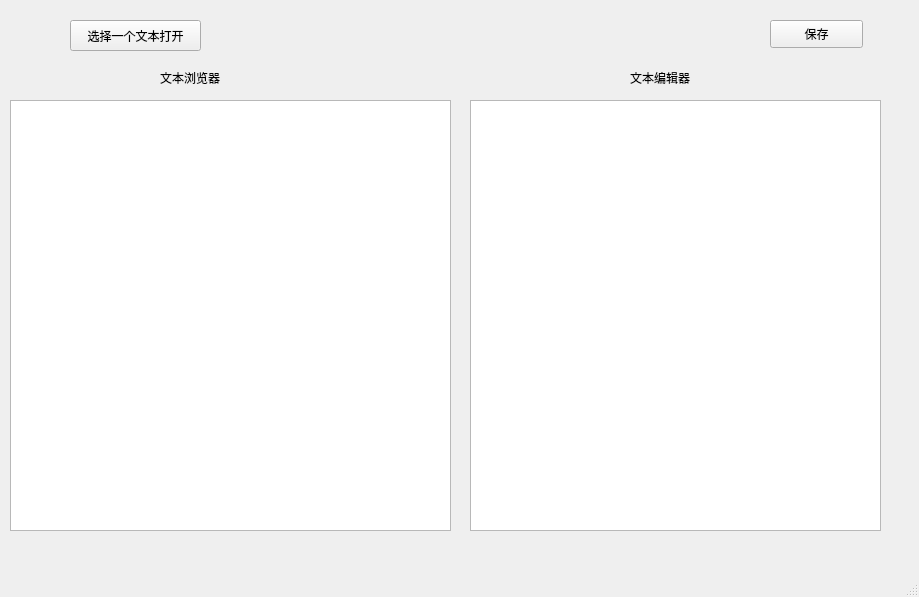
<?xml version="1.0" encoding="UTF-8"?>
<ui version="4.0">
 <class>MainWindow</class>
 <widget class="QMainWindow" name="MainWindow">
  <property name="geometry">
   <rect>
    <x>0</x>
    <y>0</y>
    <width>919</width>
    <height>597</height>
   </rect>
  </property>
  <property name="windowTitle">
   <string>MainWindow</string>
  </property>
  <widget class="QWidget" name="centralwidget">
   <widget class="QTextBrowser" name="textBrowser">
    <property name="geometry">
     <rect>
      <x>10</x>
      <y>100</y>
      <width>441</width>
      <height>431</height>
     </rect>
    </property>
   </widget>
   <widget class="QLabel" name="label">
    <property name="geometry">
     <rect>
      <x>160</x>
      <y>70</y>
      <width>72</width>
      <height>15</height>
     </rect>
    </property>
    <property name="text">
     <string>文本浏览器</string>
    </property>
   </widget>
   <widget class="QTextEdit" name="textEdit">
    <property name="geometry">
     <rect>
      <x>470</x>
      <y>100</y>
      <width>411</width>
      <height>431</height>
     </rect>
    </property>
   </widget>
   <widget class="QLabel" name="label_2">
    <property name="geometry">
     <rect>
      <x>630</x>
      <y>70</y>
      <width>72</width>
      <height>15</height>
     </rect>
    </property>
    <property name="text">
     <string>文本编辑器</string>
    </property>
   </widget>
   <widget class="QPushButton" name="openFile">
    <property name="geometry">
     <rect>
      <x>70</x>
      <y>20</y>
      <width>131</width>
      <height>31</height>
     </rect>
    </property>
    <property name="text">
     <string>选择一个文本打开</string>
    </property>
   </widget>
   <widget class="QPushButton" name="saveFile">
    <property name="geometry">
     <rect>
      <x>770</x>
      <y>20</y>
      <width>93</width>
      <height>28</height>
     </rect>
    </property>
    <property name="text">
     <string>保存</string>
    </property>
   </widget>
  </widget>
  <widget class="QMenuBar" name="menubar">
   <property name="geometry">
    <rect>
     <x>0</x>
     <y>0</y>
     <width>919</width>
     <height>26</height>
    </rect>
   </property>
  </widget>
  <widget class="QStatusBar" name="statusbar"/>
 </widget>
 <resources/>
 <connections/>
</ui>
